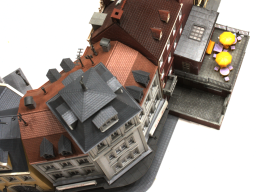
#> input picture breadth_agent/src/agent/core/temp_images/image_0.png, 256 x 192 px; its folder holds only this picture in this run
$ python -i illumination_analysis.py   (imports and definitions only)
#> lines starting #> are read from the running program, lines starting #| are printed output that depends on the picture
from __future__ import annotations

from dataclasses import dataclass, asdict
from pathlib import Path
from typing import Sequence
import cv2
import numpy as np
import glob

# -----------------------------
# Label helpers
# -----------------------------

# [10 lines left out: function label_score, not called in this run]


def safe_norm_hist(hist: np.ndarray) -> np.ndarray:
    hist = hist.astype(np.float32)
    s = hist.sum()
    if s <= 1e-8:
        return hist
    return hist / s


# -----------------------------
# Per-image metrics
# -----------------------------

@dataclass
class ImageIlluminationStats:
    path: str

    mean_luminance: float
    median_luminance: float
    std_luminance: float

    shadow_clip_ratio: float
    highlight_clip_ratio: float

    mean_a: float
    mean_b: float
    colorfulness: float


def compute_image_stats(image_path: str | Path) -> tuple[ImageIlluminationStats, dict]:
    """
    Computes per-image illumination/color stats and returns histograms
    used for pairwise comparison.

    Notes:
    - OpenCV reads images as BGR.
    - LAB L channel is used as luminance.
    - LAB A/B channels are used for color shift.
    """
#> called with image_path = '../temp_images/image_0.png'

    image_path = Path(image_path)
    bgr = cv2.imread(str(image_path), cv2.IMREAD_COLOR)
#> bgr is the input picture: shape (192, 256, 3); mean B, G, R 138.6, 145.7, 155.9

    if bgr is None:
        raise FileNotFoundError(f"Could not read image: {image_path}")

    lab = cv2.cvtColor(bgr, cv2.COLOR_BGR2LAB)
#> lab: shape (192, 256, 3); mean of channels 0, 1, 2 152, 131.3, 133.6

    L = lab[:, :, 0].astype(np.float32)  # 0 to 255
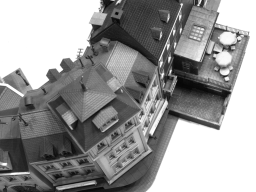
#> L: shape (192, 256) float32; min 6, max 255, mean 152
    A = lab[:, :, 1].astype(np.float32)  # centered around 128
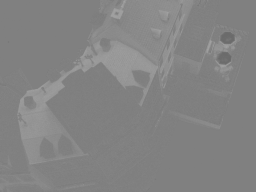
#> A: shape (192, 256) float32; min 107, max 161, mean 131.3
    B = lab[:, :, 2].astype(np.float32)  # centered around 128

    # Normalize luminance stats to [0, 1]
    mean_lum = float(np.mean(L) / 255.0)
#> mean_lum = 0.596
    median_lum = float(np.median(L) / 255.0)
#> median_lum = 0.522
    std_lum = float(np.std(L) / 255.0)
#> std_lum = 0.319

    # Clipping ratios
    shadow_clip_ratio = float(np.mean(L <= 5))
#> shadow_clip_ratio = 0
    highlight_clip_ratio = float(np.mean(L >= 250))
#> highlight_clip_ratio = 0.313

    # Mean color channels, centered around 0 and normalized roughly to [-1, 1]
    mean_a = float((np.mean(A) - 128.0) / 127.0)
#> mean_a = 0.0258
    mean_b = float((np.mean(B) - 128.0) / 127.0)
#> mean_b = 0.044

    # Simple colorfulness proxy from LAB chroma
    chroma = np.sqrt((A - 128.0) ** 2 + (B - 128.0) ** 2)
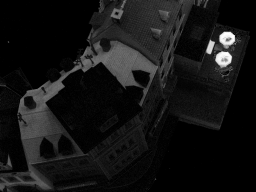
#> chroma: shape (192, 256) float32; min 0, max 91.44, mean 7.4; drawn with min black and max white
    colorfulness = float(np.mean(chroma) / 181.0)  # 181 ~= sqrt(127^2 + 127^2)
#> colorfulness = 0.0408

    # Histograms for pairwise distribution shift
    lum_hist = cv2.calcHist(
        [lab],
        channels=[0],
        mask=None,
        histSize=[64],
        ranges=[0, 256],
    )
#> lum_hist = 64 values, max 15337 at index 63, min 0 at index 0, mean 768
    lum_hist = safe_norm_hist(lum_hist)
#> in safe_norm_hist, `hist = hist.astype(np.float32)`: hist has the same summary as lum_hist in compute_image_stats
#> in safe_norm_hist, `s = hist.sum()`: s = 49152
#> lum_hist = 64 values, max 0.312 at index 63, min 0 at index 0, mean 0.0156

    ab_hist = cv2.calcHist(
        [lab],
        channels=[1, 2],
        mask=None,
        histSize=[32, 32],
        ranges=[0, 256, 0, 256],
    )
    ab_hist = safe_norm_hist(ab_hist)

    stats = ImageIlluminationStats(
        path=str(image_path),
        mean_luminance=mean_lum,
        median_luminance=median_lum,
        std_luminance=std_lum,
        shadow_clip_ratio=shadow_clip_ratio,
        highlight_clip_ratio=highlight_clip_ratio,
        mean_a=mean_a,
        mean_b=mean_b,
        colorfulness=colorfulness,
    )

    aux = {
        "lum_hist": lum_hist,
        "ab_hist": ab_hist,
    }

    return stats, aux


# -----------------------------
# Pairwise change metrics
# -----------------------------

@dataclass
class PairIlluminationChange:
    pair: tuple[int, int]

    delta_mean_luminance: float
    delta_median_luminance: float
    delta_luminance_std: float

    luminance_hist_distance: float
    color_hist_distance: float
    white_balance_shift: float

    delta_shadow_clip_ratio: float
    delta_highlight_clip_ratio: float

    illumination_change_score: float
    color_shift_score: float
    exposure_shift_score: float
    combined_change_score: float

    illumination_label: str
    color_shift_label: str
    exposure_shift_label: str
    combined_label: str


# [299 lines left out: functions compute_pair_change, summarize_scores, compute_dataset_illumination_summary, make_agent_interpretation, generate_illumination_change_prompt, not called in this run]

>>> result = compute_image_stats('../temp_images/image_0.png')

$ run again, on breadth_agent/src/agent/core/temp_images/image_2.png
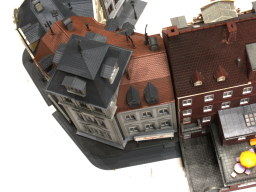
#> input picture breadth_agent/src/agent/core/temp_images/image_2.png, 256 x 192 px
#> in compute_image_stats, bgr is the input picture: shape (192, 256, 3); mean B, G, R 126.9, 133.3, 143.7
#> lab: shape (192, 256, 3); mean of channels 0, 1, 2 139.8, 131.5, 133.4
#> mean_lum = 0.548
#> median_lum = 0.435
#> std_lum = 0.32
#> shadow_clip_ratio = 0
#> highlight_clip_ratio = 0.275
#> mean_a = 0.0275
#> mean_b = 0.0423
#> in compute_image_stats, `chroma = np.sqrt((A - 128.0) ** 2 + (B - 128.0) ** 2)`:
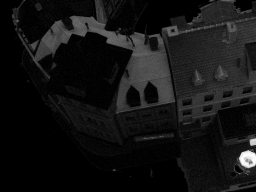
#> chroma: shape (192, 256) float32; min 0, max 91.44, mean 7.3; drawn with min black and max white
#> colorfulness = 0.0401
#> in compute_image_stats, `lum_hist = cv2.calcHist( [lab], channels=[0], mask=None, histSize=[64]..`: lum_hist = 64 values, max 13446 at index 63, min 0 at index 0, mean 768
#> hist has the same summary as lum_hist in compute_image_stats
#> s = 49152
#> in compute_image_stats, `lum_hist = safe_norm_hist(lum_hist)`: lum_hist = 64 values, max 0.274 at index 63, min 0 at index 0, mean 0.0156
#> in compute_image_stats, `ab_hist = cv2.calcHist( [lab], channels=[1, 2], mask=None, histSize=[3..`:
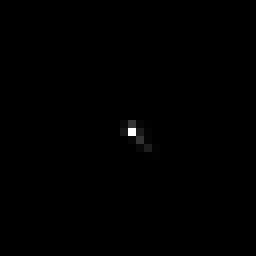
#> ab_hist: shape (32, 32) float32 (shown 8 times larger); min 0, max 25345, mean 48; drawn with min black and max white

$ run again, on breadth_agent/src/agent/core/temp_images/image_3.png
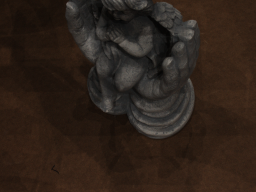
#> input picture breadth_agent/src/agent/core/temp_images/image_3.png, 256 x 192 px
#> in compute_image_stats, bgr is the input picture: shape (192, 256, 3); mean B, G, R 25.9, 33.9, 46
#> lab: shape (192, 256, 3); mean of channels 0, 1, 2 36.5, 132.6, 135.4
#> in compute_image_stats, `A = lab[:, :, 1].astype(np.float32)`:
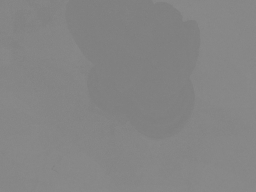
#> A: shape (192, 256) float32; min 126, max 139, mean 132.6
#> mean_lum = 0.143
#> median_lum = 0.137
#> std_lum = 0.0651
#> shadow_clip_ratio = 0.00313
#> highlight_clip_ratio = 0
#> mean_a = 0.0364
#> mean_b = 0.0585
#> in compute_image_stats, `chroma = np.sqrt((A - 128.0) ** 2 + (B - 128.0) ** 2)`:
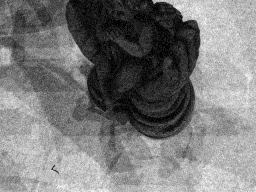
#> chroma: shape (192, 256) float32; min 0, max 18.6, mean 8.87; drawn with min black and max white
#> colorfulness = 0.049
#> in compute_image_stats, `lum_hist = cv2.calcHist( [lab], channels=[0], mask=None, histSize=[64]..`: lum_hist = 64 values, max 6647 at index 9, min 0 at index 33, mean 768
#> hist has the same summary as lum_hist in compute_image_stats
#> s = 49152
#> in compute_image_stats, `lum_hist = safe_norm_hist(lum_hist)`: lum_hist = 64 values, max 0.135 at index 9, min 0 at index 33, mean 0.0156
